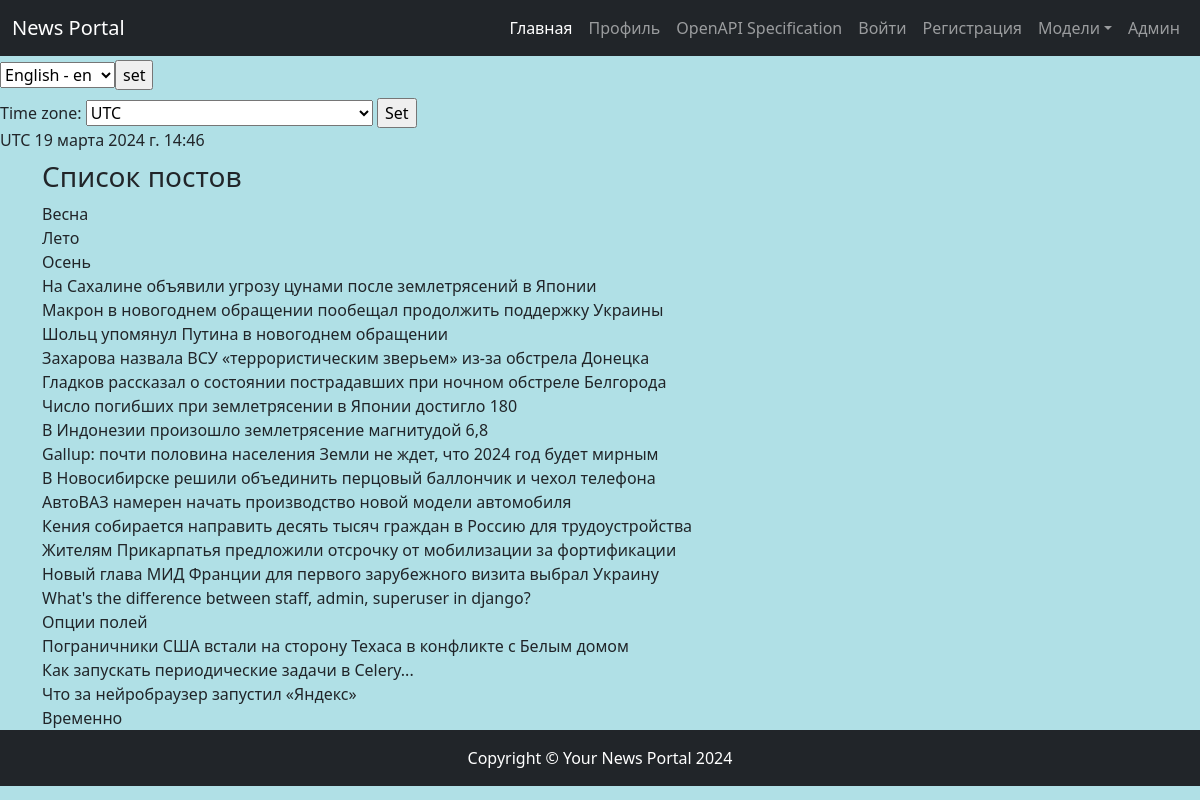
/, run on an earlier commit of the app's database.
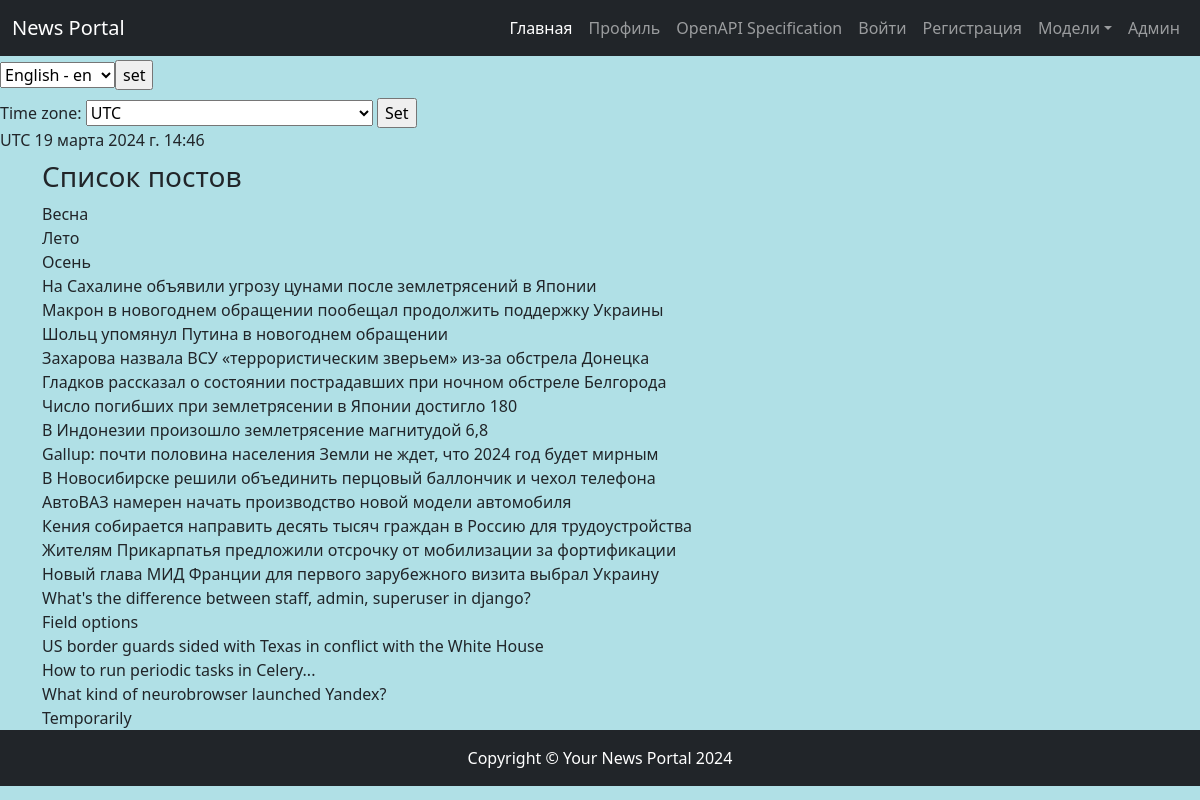
And on a later commit of the database.
### news/models.py (models this page shows, shortened)
class Post(models.Model):
    news = 'NE'
    articles = 'AR'
    TYPES = [
        (news, _('News')),
        (articles, _('Articles'))
    ]
    author = models.ForeignKey(Author, on_delete=models.CASCADE, verbose_name=_('Author'))
    choice_types = models.CharField(_('Choice of Types'), max_length=2, choices=TYPES, default=news)
    time_in = models.DateTimeField(_('Time zone'), default=timezone.now)
    categories_post = models.ManyToManyField(Category, through='PostCategory')
    title = models.CharField(_('Title'), max_length=240, default='')
    content = models.TextField(_('Content'), blank=False)
    rate_new = models.IntegerField(_('New rate'), default=0)
    class Meta:
        verbose_name = _('Post')
        verbose_name_plural = _('Posts')

### news/views/index.py (the view, shortened to what this page needs)
# urls.py: path('', Index.as_view(), name='index'),  # http://127.0.0.1:8004
class Index(View):
    def get(self, request):
        current_time = timezone.now()
        models = Post.objects.all()
        context = {
            'models': models,
            'current_time': timezone.now(),
            'timezones': pytz.common_timezones  # добавляем в контекст все доступные часовые пояса
        }
        return HttpResponse(render(request, 'news/index.html', context))

### news/templates/news/index.html (shortened to what this page needs)
{% extends 'default.html' %}
{% load i18n %}
{% load tz %}
{% block content %}
<h3>{% trans "List of posts" %}</h3>
    {% for model in models %}
    <div class="model-class">
        {{ model.title }}
    </div>
    {% endfor %}
{% endblock %}

### templates/default.html (shortened to what this page needs)
<!DOCTYPE html>
{% load cache %}
{% load i18n %}
{% load tz %}
<html height: 100%; lang="en" xmlns:height="http://www.w3.org/1999/xhtml" xmlns:margin="http://www.w3.org/1999/xhtml"
      xmlns:min-height="http://www.w3.org/1999/xhtml">
    <head>
        {% load static %}
        <link href="{% static 'news/css/styles.css' %}" rel="stylesheet" />
    </head>
    <body class="d-flex flex-column h-100">
    {% cache 60 header %}
    <header>
        <nav class="navbar navbar-expand-lg navbar-dark bg-dark">
            <div class="container-fluid">
              <a class="navbar-brand" href="#">News Portal</a>
                <div class="collapse navbar-collapse" id="navbarSupportedContent">
                   <ul class="navbar-nav ms-auto mb-2  mb-2 mb-lg-0">
                        <li class="nav-item active"><a class="nav-link active" aria-current="page" href="../">{% translate "Main" %}</a></li>
                        <li class="nav-item"><a class="nav-link" href="/profile/">{% trans "Profile" %}</a></li>
                        <li class="nav-item"><a class="nav-link" href="/swagger-ui/">{% trans "OpenAPI Specification" %}</a></li>
                        <li class="nav-item"> {% if not user.is_authenticated %} <a class="nav-link" href='{% url "account_login" %}'>{% trans "To come in" %}</a>{% endif %}</li>
                        <li class="nav-item"> {% if not user.is_authenticated %} <a class="nav-link" href='{% url "account_signup" %}'>{% trans "Registration" %}</a>{% endif %}</li>
                        <li class="nav-item dropdown">
                            <a class="nav-link dropdown-toggle" href="#" id="navbarDropdown" role="button" data-bs-toggle="dropdown" aria-expanded="false">{% translate "Models" %}</a>
                        </li>
                       <li class="nav-item"><a class="nav-link" href="/admin/">{% trans "Admin" %}</a></li>
                   </ul>
                </div>
            </div>
        </nav>
    </header>
{% endcache %}
    <main class="flex mt-1">
        <div class="flex flex-column mb-2">
        <form action="{% url 'set_language' %}" method="POST"> {% csrf_token %}
            <select name="language" id="">
               {% get_available_languages as LANGUAGES %}
               {% get_language_info_list for LANGUAGES as languages %}
               {% for language in languages %}
                <option value="{{ language.code }}" {% if language.code == LANGUAGE_CODE %} selected {% endif %}>
                    {{ language.name_local }} - {{ language.code }}
                </option>
              {% endfor %}
                <input type="submit" value="set">
            </select>
        </form>
        </div>
        {% get_current_timezone as TIME_ZONE %}
        <div class="flex flex-column mb-2">
            <form action="" method="POST">
                <label for="timezone">Time zone:</label>
                <select name="timezone">
                    {% for tz in timezones %}
                    <option value="{{ tz }}"{% if tz == TIME_ZONE %} selected{% endif %}>{{ tz }}</option>
                    {% endfor %}
                </select>
                <input type="submit" value="Set">
            </form>
        {{ TIME_ZONE }}
        {{ current_time|timezone:TIME_ZONE }}
</div>
        <div class="container">
           {% block content %}
           {% endblock %}
        </div>
    </main>
        <footer class="py-3 bg-dark">
            <div class="container px-4"><p class="m-0 text-center text-white fixed-button">Copyright &copy; Your News Portal 2024</p></div>
        </footer>
    </body>
</html>

What changed in the data, as far as the page shows it:
removed Post: title "Как запускать периодические задачи в Celery..."
changed Post: title "Опции полей" → "Field options"
changed Post: title "Пограничники США встали на сторону Техаса в конфликте с Белым домом" → "US border guards sided with Texas in conflict with the White House"
added Post: title "How to run periodic tasks in Celery..."
changed Post: title "Что за нейробраузер запустил «Яндекс»" → "What kind of neurobrowser launched Yandex?"
changed Post: title "Временно" → "Temporarily"
